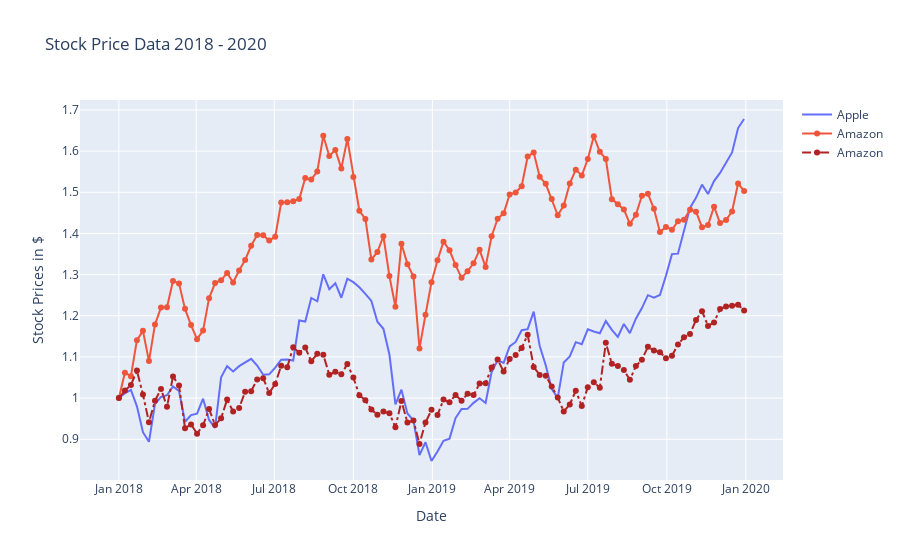

Notebook cell for this chart:
### Code cell
fig = go.Figure()
fig.add_trace(go.Scatter(
                x=stocks.date, 
                y=stocks.AAPL, 
                mode='lines', 
                name='Apple')
             )
fig.add_trace(go.Scatter(
                x=stocks.date, 
                y=stocks.AMZN, 
                mode='lines+markers', 
                name='Amazon')
             )
fig.add_trace(go.Scatter(
                x=stocks.date, 
                y=stocks.GOOG, 
                mode='lines+markers', 
                name='Amazon',
                line = dict(color='firebrick',width=2,dash='dashdot'))
             )

fig.update_layout(title='Stock Price Data 2018 - 2020',
                  xaxis_title = 'Date',
                  yaxis_title= 'Stock Prices in $')
